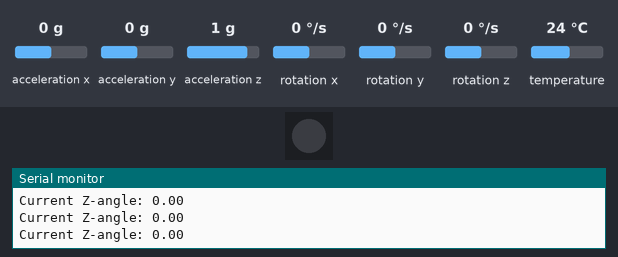
Bench run of a sketch on a simulated ESP32. On the bench: 1 RGB LEDs in strip order, left to right, the last lines printed to the serial monitor. Inputs (shaded band) come from the test bench; at power-on: acceleration x 0 g, acceleration y 0 g, acceleration z 1 g, rotation x 0 °/s, rotation y 0 °/s, rotation z 0 °/s, temperature 24 °C.

Above: at 1.2 s.
1.3 s: acceleration x set to -1.4 g
At 2.5 s:
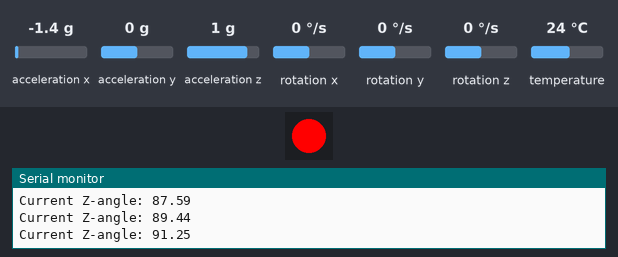
4.3 s: acceleration x set to 0 g
5.8 s: acceleration x set to -0.8 g
At 8.7 s:
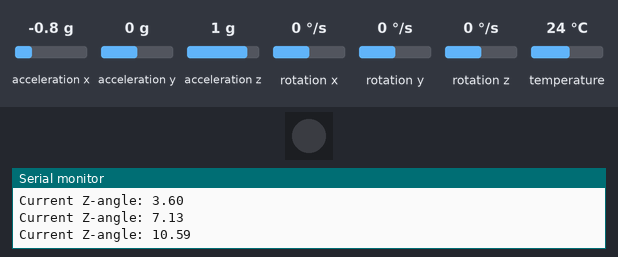
8.8 s: acceleration x set to 0.8 g
Timing chart, 0 to 11.3 s (numbered marks = the images above; inputs shaded):
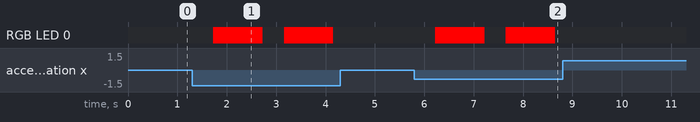

The sketch:

NeoPixel_MPU6050_90.ino
```cpp
#include <Arduino.h>
#include <Wire.h>
#include <Adafruit_MPU6050.h>
#include <Adafruit_Sensor.h>
#include <Adafruit_NeoPixel.h>

// Constants
#define NEOPIXEL_PIN 32
#define NUM_PIXELS 1
#define LED_COLOR_DEFAULT 0x000000 // Off (Black)
#define LED_COLOR_90DEG 0xFF0000   // Red

// MPU6050
Adafruit_MPU6050 mpu;

// NeoPixel
Adafruit_NeoPixel strip(NUM_PIXELS, NEOPIXEL_PIN, NEO_GRB + NEO_KHZ800);

// Variables to store the cumulative rotation angle
float angleZ = 0.0;

// Timestamp to track the time between readings
unsigned long lastUpdateTime = 0;

void setup() {
  // Initialize serial communication
  Serial.begin(115200);

  // Initialize MPU6050
  if (!mpu.begin()) {
    Serial.println("Could not find a valid MPU6050 sensor, check wiring!");
    while (1) {
      delay(500);
    }
  }

  // Set up MPU6050
  mpu.setAccelerometerRange(MPU6050_RANGE_2_G);
  mpu.setGyroRange(MPU6050_RANGE_250_DEG);
  mpu.setFilterBandwidth(MPU6050_BAND_21_HZ);

  // Initialize NeoPixel
  strip.begin();
  strip.show(); // Initialize all pixels to 'off'

  // Set initial timestamp
  lastUpdateTime = millis();

  // Initialize angle
  angleZ = 0.0;

  Serial.println("Initialization complete. Starting angle measurement...");
}

void loop() {
  // Get current timestamp
  unsigned long currentTime = millis();
  // Calculate time difference in seconds
  float deltaTime = (currentTime - lastUpdateTime) / 1000.0;
  lastUpdateTime = currentTime;

  // Read data from MPU6050
  sensors_event_t accel, gyro, temp;
  mpu.getEvent(&accel, &gyro, &temp);

  // Calculate rotation in Z-axis (Yaw) using complementary filter
  float accelAngleZ = atan2(accel.acceleration.y, accel.acceleration.x) * 180 / PI;
  angleZ = 0.98 * (angleZ + gyro.gyro.z * deltaTime) + 0.02 * accelAngleZ;

  // Output current rotation angle
  Serial.print("Current Z-angle: ");
  Serial.println(angleZ);

  // Check if the cumulative rotation angle in Z-axis is approximately 90 degrees
  if (abs(angleZ) >= 90) {
    // Reset cumulative angle
    angleZ = 0.0;
    // Change NeoPixel color to Red
    strip.setPixelColor(0, LED_COLOR_90DEG);
    strip.show();
    delay(1000); // Keep the LED on for 1 second
    // Turn off NeoPixel
    strip.setPixelColor(0, LED_COLOR_DEFAULT);
    strip.show();
  }
  // Small delay to stabilize loop
  delay(10);
}
```

Measured:
- after the input at 1.3 s, RGB LED 0: alternates RGB(255, 0, 0) for 1.0 s and off for 0.43 s, starting after 0.43 s
- after the input at 5.8 s, RGB LED 0: alternates RGB(255, 0, 0) for 1.0 s and off for 0.43 s, starting after 0.42 s
